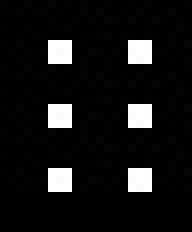
%> input picture images/dados/6.jpg, 24 x 29 px (shown 8 times larger)
$ octave point1.m   (GNU Octave 9; MATLAB toolbox functions it lacks are replaced by stand-ins)
%> lines starting %> are read from the running program, lines starting %| are printed output that depends on the picture; in (x1, y1, x2, y2) boxes, pixels count from 0 and x2, y2 are one past the last pixel; in counts of white or black regions, pixels touching at a corner belong together; the program's own positions count from 1
clear all;
clc;

ImageOriginal = imread('./../images/dados/6.jpg');
%> ImageOriginal is the input picture: size 29x24x3 uint8; min 0, max 255, mean 20.5
BW = im2bw(ImageOriginal,0.5);
%> BW: size 29x24 logical; 7.8% white in thin lines or dots, all inside (x1, y1, x2, y2) = (6, 5, 19, 24)
[x,y] = size(BW);
%> x = 29; y = 24
ImageLabel = zeros(x,y);
label = 1;

for i = 1 : size(BW,1)
    [fila,columna]=find(BW(i,:)==1);
    if size(columna) > 0
        for j = 1 : length(columna)
            if i > 1
                if columna(1) == 1
                    if BW(i,columna(j)-1) == 1
                       ImageLabel(i,columna(j))=ImageLabel(i,columna(j)-1);
                       label = label + 1;
                    end
                else
                    if BW(i,columna(j)-1) == 1
                       ImageLabel(i,columna(j))=ImageLabel(i,columna(j)-1);
                       label = label + 1;
                    elseif BW(i-1,columna(j)) == 1
                       ImageLabel(i,columna(j))=ImageLabel(i-1,columna(j));
                       label = label + 1;
                    else
                       ImageLabel(i,columna(j))=label;
                    end
                end
            else
                if columna(1) == 1
                    ImageLabel(i,columna(j))=label;
                    label = label + 1;
                else
                    if BW(i, columna(j)-1) == 1
                      ImageLabel(i,columna(j))=ImageLabel(i, columna(j)-1);
                       label = label + 1;
                    end
                end
            end
        end
    end
end
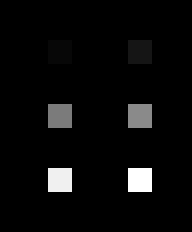
%> ImageLabel: size 29x24 double (shown 8 times larger); min 0, max 35, mean 1.4; drawn with min black and max white
%> after the loop, label = 49

NumberObject = unique(ImageLabel);
%> NumberObject = [0; 1; 3; 17; 19; 33; 35]
counter = 0;

for k = 1 : length(NumberObject)
    if NumberObject(k) ~= 0
        counter = counter + 1;
    end
end
%> this loop made 7 passes
